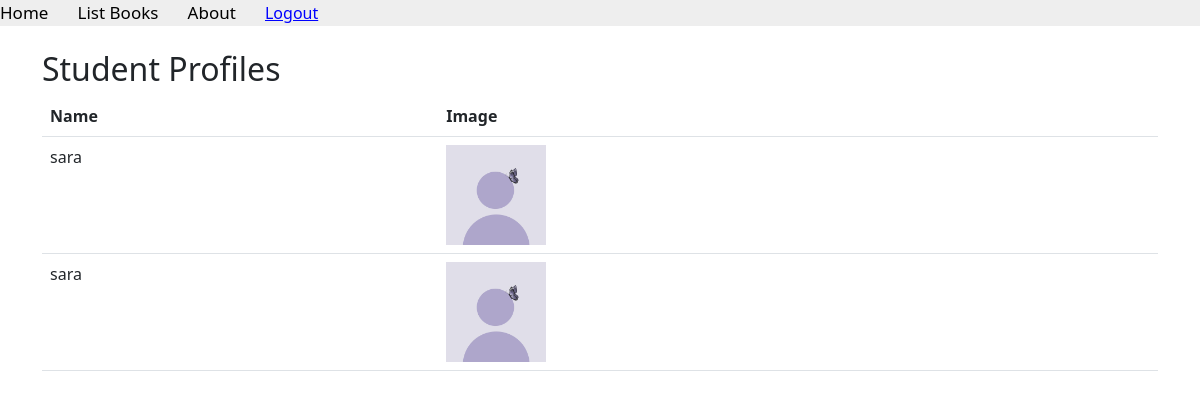
Page /users/profiles/ (signed in) on the committed database.
### apps/usermodule/models.py (models this page shows, shortened)
class StudentProfile(models.Model):
    student = models.OneToOneField(Student, on_delete=models.CASCADE)
    profile_image = models.ImageField(upload_to='student_pics/') # Needs Pillow installed

### apps/usermodule/views.py (the view)
# urls.py: path('profiles/', views.profile_list, name='profile_list'),
def profile_list(request):
    profiles = StudentProfile.objects.all()
    return render(request, 'usermodule/profile_list.html', {'profiles': profiles})

### apps/usermodule/templates/usermodule/profile_list.html
{% extends "layouts/base.html" %}
{% block content %}
<div class="container mt-4">
    <h2>Student Profiles</h2>
    <table class="table">
        <thead>
            <tr>
                <th>Name</th>
                <th>Image</th>
            </tr>
        </thead>
        <tbody>
            {% for profile in profiles %}
            <tr>
                <td>{{ profile.student_name }}</td>
                <td>
                    {% if profile.profile_image %}
                        <img src="{{ profile.profile_image.url }}" alt="Profile" style="width: 100px;">
                    {% else %}
                        No Image
                    {% endif %}
                </td>
            </tr>
            {% endfor %}
        </tbody>
    </table>
</div>
{% endblock %}

### rows in the picture
StudentProfile: student_name "sara", profile_image (picture)
StudentProfile: student_name "sara", profile_image (picture)
